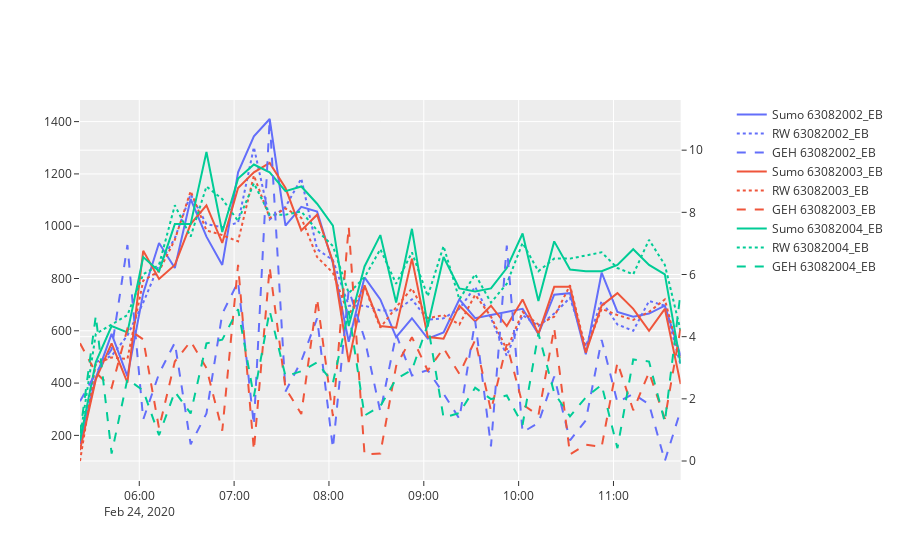

Source (notebook cell):
### Markdown cell above
##### EB

### Code cell
# plot the volume and GEH one 2 y-axis with plotly
import plotly.express as px
from plotly.subplots import make_subplots
import plotly.graph_objects as go

fig = make_subplots(specs=[[{"secondary_y": True}]])

plot_cols = keep_cols[keep_cols.str.contains("EB")]

# create colors the length of the number of columns
colors = px.colors.qualitative.Plotly * (
    len(plot_cols) // len(px.colors.qualitative.Plotly) + 1
)

for i, col in enumerate(plot_cols):
    fig.add_trace(
        go.Scatter(
            x=five_min_sumo.index,
            y=five_min_sumo[col],
            name=f"Sumo {col}",
            line_color=colors[i],
        )
    )
    fig.add_trace(
        go.Scatter(
            x=five_min_rw.index,
            y=five_min_rw[col],
            name=f"RW {col}",
            line_color=colors[i],
            line_dash="dot",
        )
    )
    fig.add_trace(
        go.Scatter(
            x=five_min_rw.index,
            y=geh(five_min_sumo[col], five_min_rw[col]),
            name=f"GEH {col}",
            line_color=colors[i],
            line_dash="dash",
        ),
        secondary_y=True,
    )

fig.show()
